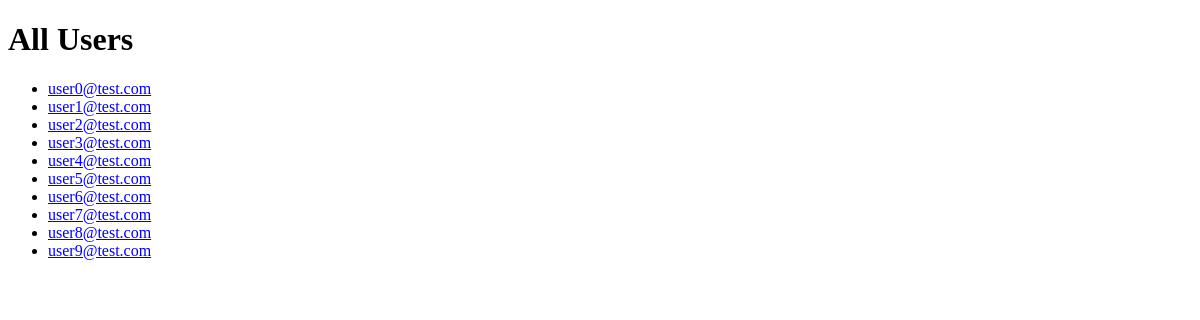
/users, run on an earlier commit of the app's database.
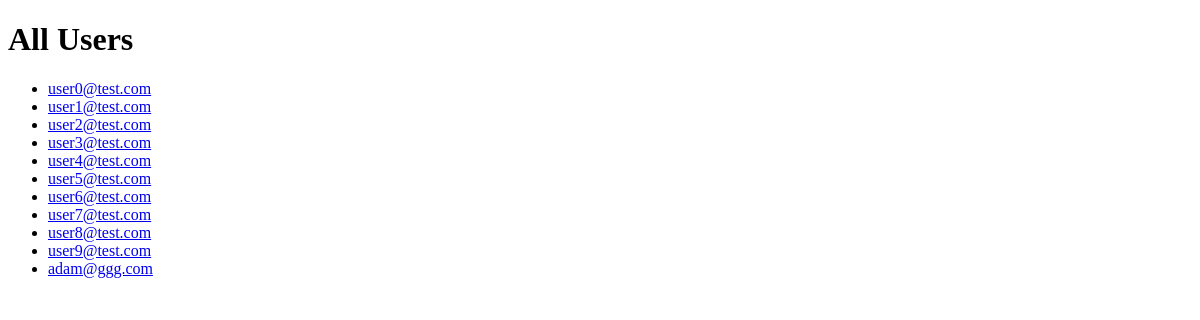
And on a later commit of the database.
### model.py (models this page shows, shortened)
class User(db.Model):
    __tablename__ = "users"
    user_id = db.Column(db.Integer, autoincrement=True, primary_key=True)
    email = db.Column(db.String, unique=True)
    password = db.Column(db.String)

### server.py (the view)
@app.route('/users')
def all_users():
    users = crud.get_users()
    return render_template("all_users.html", users=users)

### crud.py (called while the page is built)
def get_users():
    return User.query.all()

### templates/all_users.html
{% extends 'base.html' %} {% block title %}All Movies{% endblock %} {% block
body %}
<h1>All Users</h1>
<ul>
  {% for user in users %}
  <li>
    <a href="/users/{{ user.user_id }}"> {{ user.email }} </a>
  </li>
  {% endfor %}
</ul>
{% endblock %}

### templates/base.html (shortened to what this page needs)
<!DOCTYPE html>
<html>
  <head>
  </head>
  <body>
     {% block body %}{% endblock %}
  </body>
</html>

What changed in the data, as far as the page shows it:
added User: email "adam@ggg.com"
